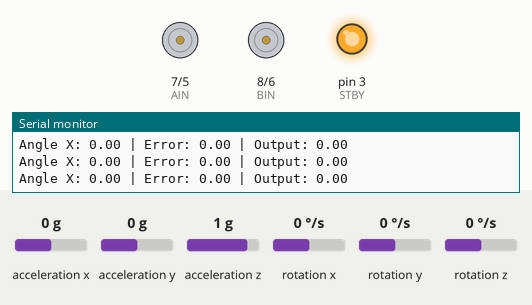
The sketch below on a simulated Arduino Uno, built with avr-gcc and run on an emulated ATmega328P. On the bench: direction and speed pins drawn as motors (green arrow = direction pin HIGH = forward, orange = LOW = backward, longer = more drive, stopped while the standby pin is LOW), output pins drawn as LEDs (lit = HIGH), the last lines printed to the serial monitor. The test bench sets the inputs (shaded band); at power-on: acceleration y 0 g, rotation x 0 °/s, acceleration x 0 g, acceleration z 1 g, rotation y 0 °/s, rotation z 0 °/s.

Above: at 3.2 s.
3.3 s: acceleration y set to 0.8 g
At 3.6 s:
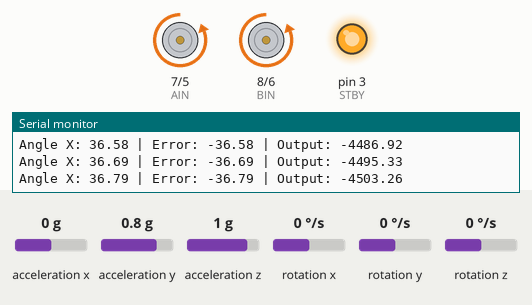
4.8 s: acceleration y set to 0 g
At 6.7 s:
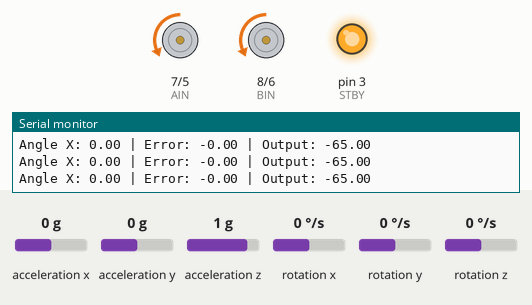
7.0 s: rotation x set to -192 °/s
At 7.6 s:
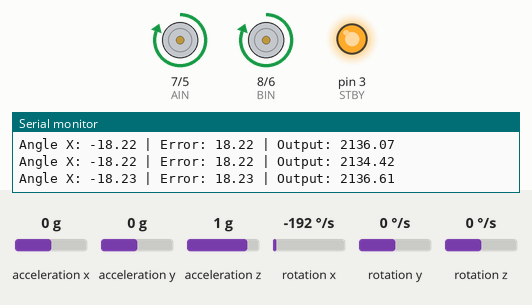
8.5 s: rotation x set to 100 °/s
At 9.3 s:
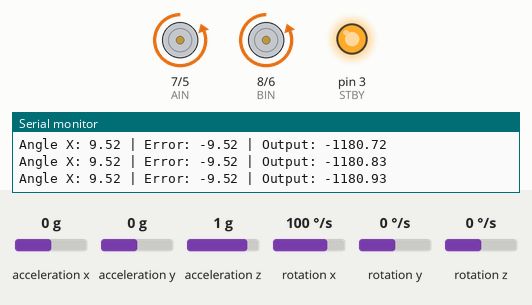
10.0 s: rotation x set to -192 °/s
At 11.4 s:
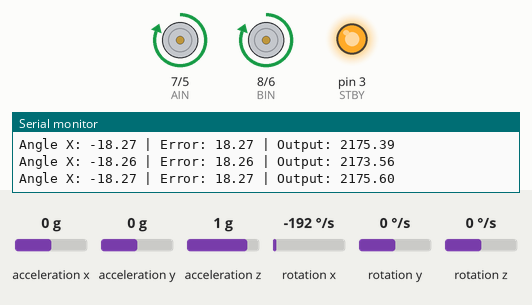
Timing chart, 0 to 12.5 s (numbered marks = the images above; inputs shaded):
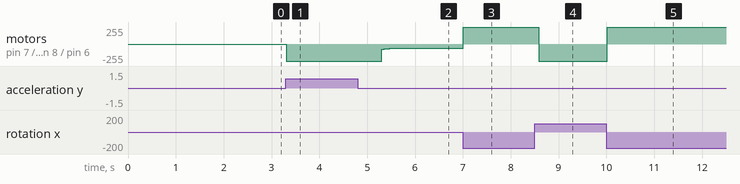

The sketch:

MEC830_PID_SmallDisturbance.ino
```cpp
#include <Wire.h>
#include <MPU6050_light.h>

MPU6050 mpu(Wire);

// PID Parameters
float Kp = 120;    // Proportional gain (adjust for faster response)
float Ki = 1.3;     // Integral gain (adjust to reduce steady-state error)
float Kd = 4;    // Derivative gain (adjust for smoother damping)

float setpoint = 0.0;      // Desired angle (upright position)
float integral = 0.0;      // Integral term
float previousError = 0.0; // Previous error for derivative calculation
float integralMax = 50;    // Limit for integral windup

// Motor Pins
#define PWMA 5    // Right motor PWM
#define PWMB 6    // Left motor PWM
#define AIN 7     // Right motor direction
#define BIN 8     // Left motor direction
#define STBY 3    // H-Bridge standby

unsigned long previousTime = 0;
unsigned long controlInterval = 5; // Control loop interval in ms (faster sampling)
float angleX = 0;                  // Angle in the X direction
float filteredAngle = 0;           // Filtered angle
float alpha = 0.95;                // Complementary filter weight

void setup() {
  Serial.begin(115200); // Faster debugging
  Wire.begin();

  // Initialize the MPU6050
  Serial.println("Initializing MPU6050...");
  byte status = mpu.begin();
  if (status != 0) {
    Serial.print("MPU6050 initialization failed with code: ");
    Serial.println(status);
    while (1); // Stop the program if initialization fails
  }

  Serial.println("MPU6050 initialized successfully!");

  // Calibrate the sensor
  Serial.println("Calibrating MPU6050... Keep the device still.");
  delay(1000);
  mpu.calcOffsets();
  Serial.println("Calibration complete!");

  // Initialize motor pins
  pinMode(PWMA, OUTPUT);
  pinMode(PWMB, OUTPUT);
  pinMode(AIN, OUTPUT);
  pinMode(BIN, OUTPUT);
  pinMode(STBY, OUTPUT);
  digitalWrite(STBY, HIGH); // Enable motors

  setpoint = mpu.getAngleX();
}

void loop() {
  unsigned long currentTime = micros(); // Use micros() for higher precision
  if (currentTime - previousTime >= controlInterval * 1000) {
    float dt = (currentTime - previousTime) / 1000000.0; // Time step in seconds
    previousTime = currentTime;

    mpu.update(); // Update sensor readings as quickly as possible

    // Complementary filter for stabilizing angle measurement
    angleX = mpu.getAngleX();
    filteredAngle = alpha * (filteredAngle + mpu.getGyroX() * dt) + (1 - alpha) * angleX;

    // Calculate the error
    float error = setpoint - filteredAngle;

    // Calculate integral term with windup prevention
    integral += error * dt;
    if (integral > integralMax) integral = integralMax;
    else if (integral < -integralMax) integral = -integralMax;

    // Calculate derivative term
    float derivative = (error - previousError) / dt;

    // Calculate PID output
    float output = Kp * error + Ki * integral + Kd * derivative;

    // Update previous error
    previousError = error;

    // Motor control
    int motorSpeed = constrain(abs(output), 0, 255); // Constrain speed to 0-255 (PWM range)

    if (output > 0) {
      // Move forward
      digitalWrite(AIN, HIGH);    // Right motor forward
      digitalWrite(BIN, HIGH);    // Left motor forward
      analogWrite(PWMA, motorSpeed);
      analogWrite(PWMB, motorSpeed);
    } else {
      // Move backward
      digitalWrite(AIN, LOW);    // Right motor backward
      digitalWrite(BIN, LOW);    // Left motor backward
      analogWrite(PWMA, motorSpeed);
      analogWrite(PWMB, motorSpeed);
    }

    // Print debug information
    Serial.print("Angle X: ");
    Serial.print(filteredAngle);
    Serial.print(" | Error: ");
    Serial.print(error);
    Serial.print(" | Output: ");
    Serial.println(output);
  }
}
```

Measured:
- after the input at 3.3 s, motor on pin 7 (AIN) / pin 5 (PWMA), motor on pin 8 (BIN) / pin 6 (PWMB): stopped → backward 255/255 at once
- after the input at 4.8 s, motor on pin 7 (AIN) / pin 5 (PWMA), motor on pin 8 (BIN) / pin 6 (PWMB): moves from backward 255/255 to backward 65/255 over 0.28 s, starting after 0.51 s
- after the input at 7.0 s, motor on pin 7 (AIN) / pin 5 (PWMA), motor on pin 8 (BIN) / pin 6 (PWMB): backward 65/255 → forward 255/255 at once
- after the input at 8.5 s, motor on pin 7 (AIN) / pin 5 (PWMA), motor on pin 8 (BIN) / pin 6 (PWMB): forward 255/255 → backward 255/255 after 0.09 s
- after the input at 10.0 s, motor on pin 7 (AIN) / pin 5 (PWMA), motor on pin 8 (BIN) / pin 6 (PWMB): backward 255/255 → forward 255/255 at once
